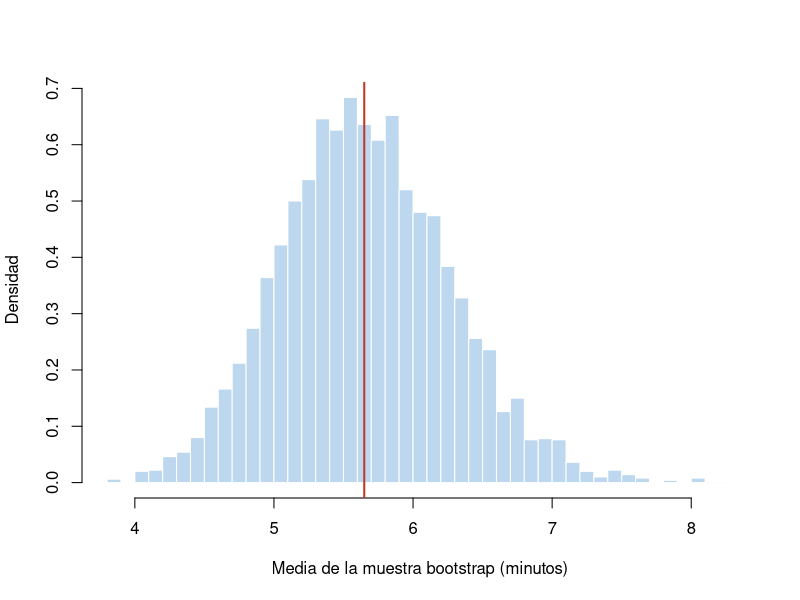

The R source for this figure:
## ---- chunk 1
knitr::opts_chunk$set(echo = TRUE, message = FALSE, warning = FALSE, comment = NA, collapse = FALSE)
## ---- chunk 2
x <- c(12, 15, 9, 20, 14)
set.seed(2026)
sample(x, replace = TRUE)   # una muestra bootstrap
sample(x, replace = TRUE)   # otra muestra bootstrap
## ---- chunk 3
set.seed(2026)
llamadas <- rexp(100, rate = 1/5)
mean(llamadas)
sd(llamadas) / sqrt(100)    # error estándar con la fórmula
## ---- chunk 4
set.seed(2026)
medias_boot <- replicate(5000, mean(sample(llamadas, replace = TRUE)))
sd(medias_boot)             # error estándar bootstrap
## ---- chunk 5
hist(medias_boot, breaks = 40, freq = FALSE, col = "#BDD7EE", border = "white",
     main = "", xlab = "Media de la muestra bootstrap (minutos)", ylab = "Densidad")
abline(v = mean(llamadas), col = "#C0392B", lwd = 2)
## ---- chunk 6
median(llamadas)
set.seed(2026)
medianas_boot <- replicate(5000, median(sample(llamadas, replace = TRUE)))
sd(medianas_boot)           # error estándar bootstrap de la mediana
## ---- chunk 7
p_hat <- mean(llamadas > 10)
p_hat
sqrt(p_hat * (1 - p_hat) / 100)                                      # fórmula
set.seed(2026)
sd(replicate(5000, mean(sample(llamadas, replace = TRUE) > 10)))    # bootstrap
## ---- chunk 8
sd(llamadas)
set.seed(2026)
sd(replicate(5000, sd(sample(llamadas, replace = TRUE))))
## ---- chunk 9
set.seed(2026)
maximos_boot <- replicate(5000, max(sample(llamadas, replace = TRUE)))
round(prop.table(table(round(maximos_boot, 2))), 3)
